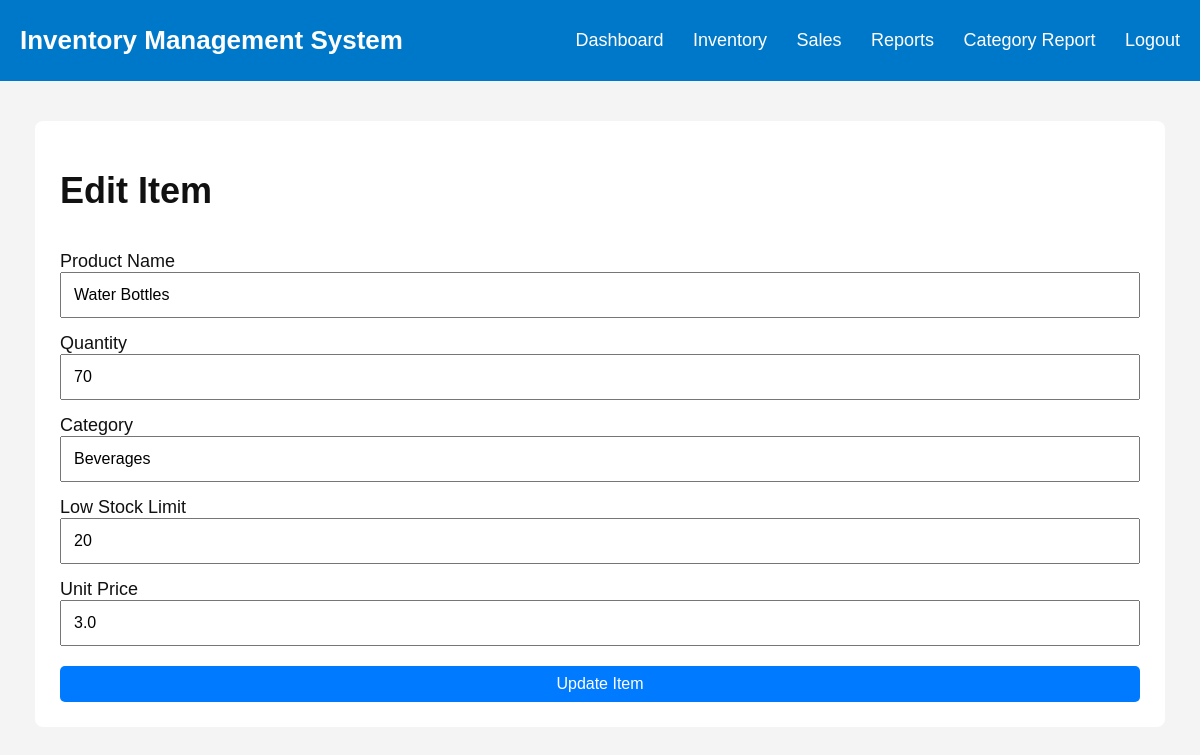
The app's page /edit_item/23 with its own data.
### tables this page shows
CREATE TABLE inventory (
            id INTEGER PRIMARY KEY AUTOINCREMENT,
            product_name TEXT,
            quantity INTEGER,
            category TEXT,
            low_stock_limit INTEGER
        , unit_price REAL DEFAULT 0);

### app.py (the view, shortened to what this page needs)
@app.route("/edit_item/<int:item_id>", methods=["GET", "POST"])
def edit_item(item_id):
    conn = get_db_connection()
    item = conn.execute("""
        SELECT * FROM inventory
        WHERE id=?
    """, (item_id,)).fetchone()
    if item is None:
        conn.close()
        flash("Item not found.")
        return redirect(url_for("inventory"))
    conn.close()
    return render_template("edit_item.html", item=item)

### app.py (called while the page is built)
def get_db_connection():
    conn = sqlite3.connect(DATABASE)
    conn.row_factory = sqlite3.Row
    return conn

### templates/edit_item.html
{% extends "base.html" %}
{% block content %}
<h1>Edit Item</h1>
<form method="POST" class="form-box">
    <label>Product Name</label>
    <input type="text" name="product_name" value="{{ item.product_name }}" required>
    <label>Quantity</label>
    <input type="number" name="quantity" value="{{ item.quantity }}" required>
    <label>Category</label>
    <input type="text" name="category" value="{{ item.category }}" required>
    <label>Low Stock Limit</label>
    <input type="number" name="low_stock_limit" value="{{ item.low_stock_limit }}" required>
    <label>Unit Price</label>
    <input type="number" step="0.01" name="unit_price" value="{{ item.unit_price }}" required>
    <button type="submit">Update Item</button>
</form>
{% endblock %}

### static/style.css (style rules this page uses)
body { margin: 0; font-family: Arial, sans-serif; background: #f4f4f4; color: #111; }
h1 { font-size: 36px; }
button, .btn { background: #007bff; color: white; border: none; padding: 9px 14px; text-decoration: none; border-radius: 5px; cursor: pointer; font-size: 16px; }
.form-box { display: flex; flex-direction: column; }
.form-box label { margin-top: 15px; font-size: 18px; }
.form-box input { padding: 12px; font-size: 16px; }
.form-box button { margin-top: 20px; }

### records on screen
inventory: product_name "Water Bottles", quantity "70", category "Beverages", low_stock_limit "20", unit_price "3.0"
